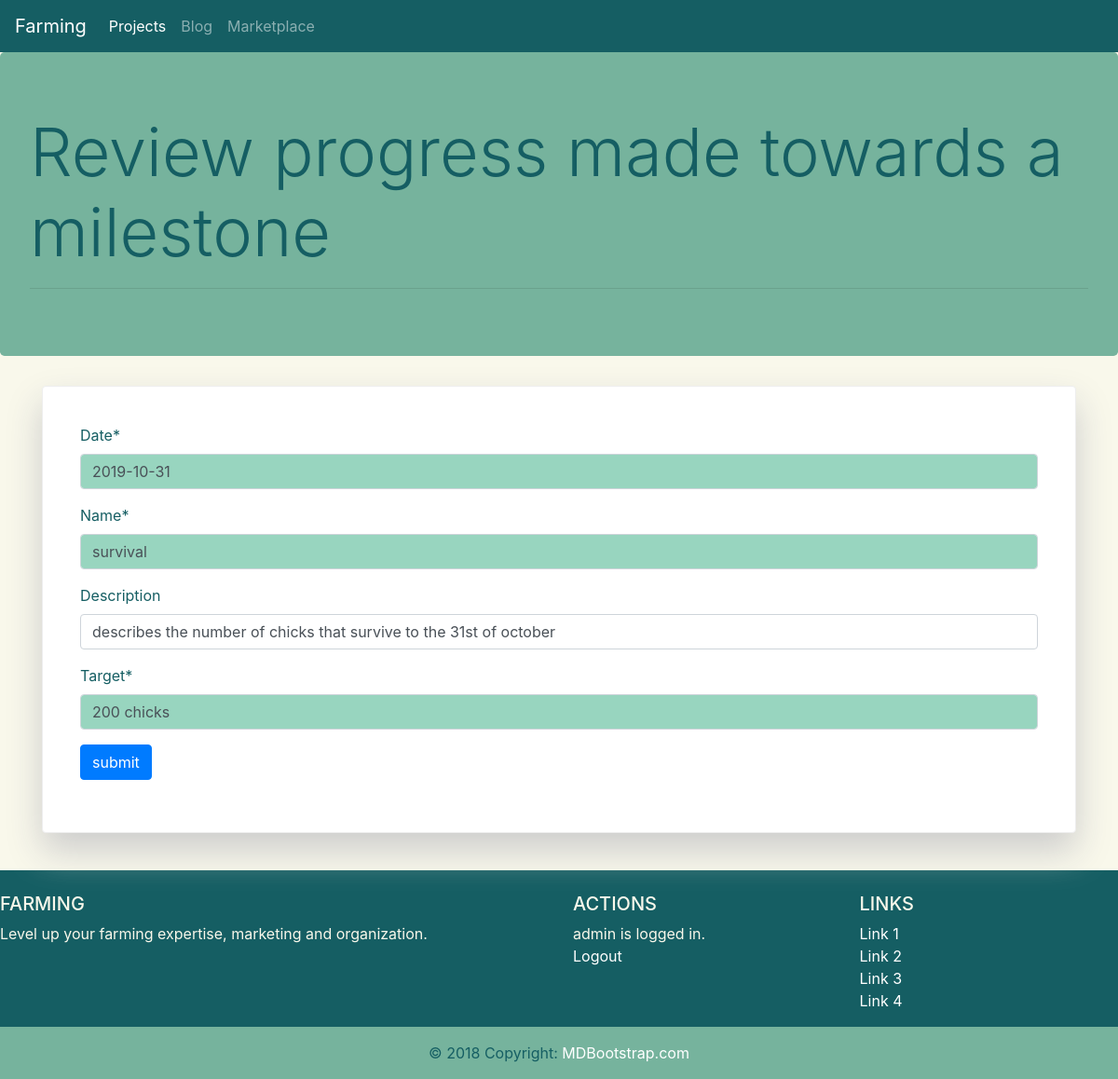
/projects/review-milestone/1/ (signed in), run on the app's committed database.
### projects/models.py (models this page shows, shortened)
class Milestone(models.Model):
    MILESTONE_STATUS = [
        (1, 'In Progress'),
        (2, 'Achieved'),
        (3, 'Failed'),
    ]
    date = models.DateField()
    review_date = models.DateField(null=True, blank=True)
    name = models.CharField(max_length=64)
    description = models.CharField(max_length=255, blank=True, default="")
    target = models.CharField(max_length=64)
    actual = models.CharField(max_length=64, blank=True, default="")
    review_comments = models.TextField(blank=True, default="")
    status = models.PositiveSmallIntegerField(choices=MILESTONE_STATUS,
        default=1)
    activity = models.ForeignKey('projects.activity', on_delete=models.CASCADE,
        null=True)

### projects/views.py (the view)
# urls.py: path('review-milestone/<int:pk>/', views.ReviewMilestone.as_view(),
class ReviewMilestone(ContextMixin, UpdateView):
    template_name = CREATE_TEMPLATE
    form_class = forms.MilestoneForm
    model = models.Milestone
    extra_context = {
        'title': 'Review progress made towards a milestone'
    }

### projects/forms.py
class MilestoneForm(forms.ModelForm):
    class Meta:
        fields = 'date', 'name', 'description', 'target', 'activity'
        model = models.Milestone
        widgets = {
            'activity': forms.HiddenInput
        }
    def __init__(self, **kwargs):
        super().__init__(**kwargs)
        self.helper = FormHelper()
        self.helper.layout = Layout(
            'date',
            'activity',
            'name',
            'description',
            'target',
        )
        self.helper.add_input(Submit('Submit', 'submit'))

### common/utils/mixins.py (called while the page is built)
    def get_context_data(self, *args, **kwargs):
        context = super().get_context_data(*args, **kwargs)
        context.update(self.context)
        return context

### common/templates/common/create_template.html (shortened to what this page needs)
{% extends 'window.html' %}
{% load crispy_forms_tags %}
{% block content %}
<div class="jumbotron">
    <h1 class="display-3">{{title}}</h1>
    <hr class="my-2">
</div>
<div class="container">
    <div class="row">
        <div class="col-sm-12">
            <div class="card shadow">
                <div class="card-body">
                    {% crispy form %}
                </div>
            </div>
        </div>
    </div>
</div>
{% endblock content %}

### common/templates/footer.html (shortened to what this page needs)
<footer class="page-footer font-small primary pt-4" >
  <div class="container-fluid text-center text-md-left">
    <div class="row">
      <div class="col-md-6 mt-md-0 mt-3">
        <h5 class="text-uppercase">Farming</h5>
        <p>Level up your farming expertise, marketing and organization.</p>
      </div>
      <div class="col-md-3 mb-md-0 mb-3">
        <h5 class="text-uppercase">Actions</h5>
        <ul class="list-unstyled">
          <li>
            {{request.user}} is logged in.
          </li>
          <li>
            <a href="/login/">Logout</a>
          </li>
        </ul>
      </div>
      <div class="col-md-3 mb-md-0 mb-3">
        <h5 class="text-uppercase">Links</h5>
        <ul class="list-unstyled">
          <li>
            <a href="#!">Link 1</a>
          </li>
          <li>
            <a href="#!">Link 2</a>
          </li>
          <li>
            <a href="#!">Link 3</a>
          </li>
          <li>
            <a href="#!">Link 4</a>
          </li>
        </ul>
      </div>
    </div>
  </div>
  <div class="footer-copyright text-center secondary py-3">© 2018 Copyright:
    <a href="https://mdbootstrap.com/education/bootstrap/"> MDBootstrap.com</a>
  </div>
</footer>

### common/static/common/css/agriculture.css (style rules this page uses)
.shadow { border: 1px solid #eee; padding: 20px ; box-shadow: 0px 19px 38px #ccc; margin-bottom: 40px; }
input:required, textarea:required, select:required { background-color: #98d5bf; }
.primary { background-color: #155e63; color: #f9f8eb; }
.secondary { background-color: #76b39d; color: #155e63; }
.tertiary { background-color: #f9f8eb; color: #155e63; }
.jumbotron { background-color: #76b39d; color: #155e63; }
footer.primary a { text-decoration: none; color: white; }

### data on the page
Milestone: date "2019-10-31", name "survival", description "describes the number of chicks that survive to the 31st of october", target "200 chicks"

### other printed values
{{ title }} "Review progress made towards a milestone"
{{ request.user }} "admin"
